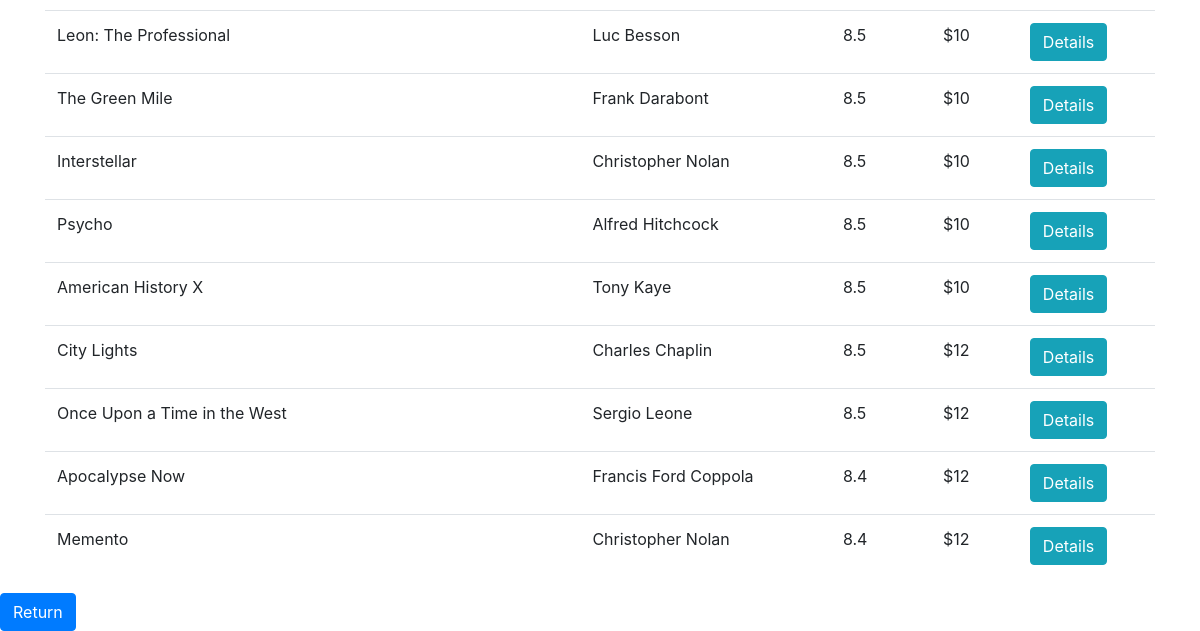
/user_signUp_Login/movieList.php (lower part), run on an earlier commit of the app's database.
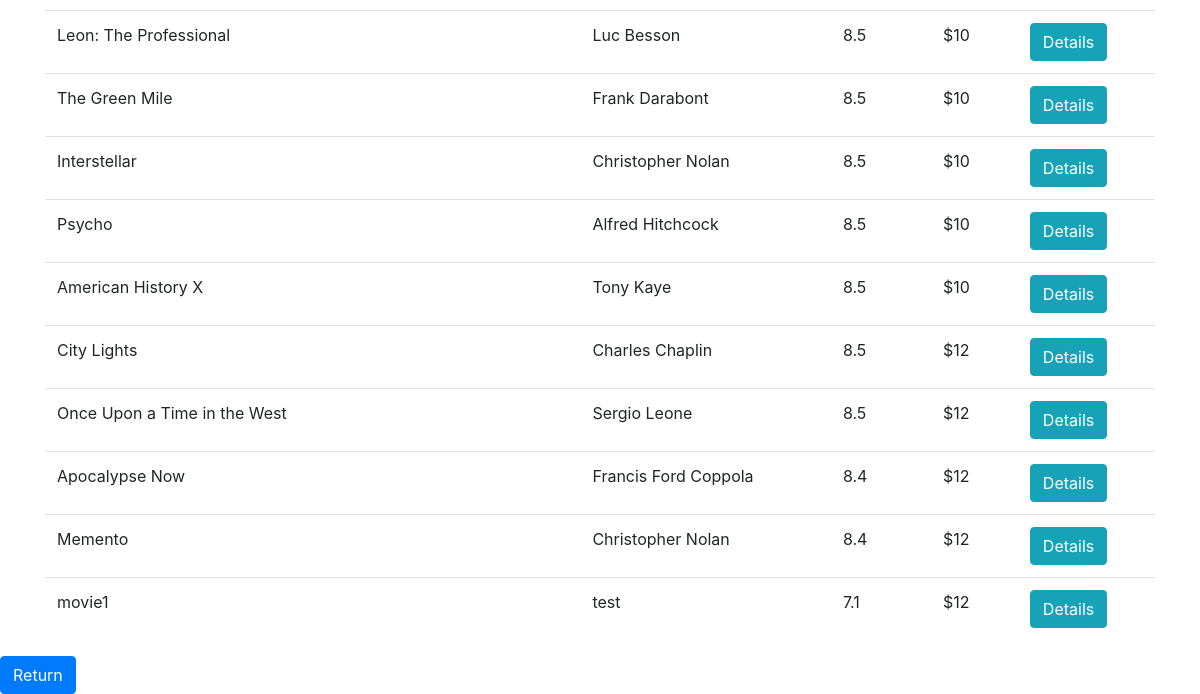
And on a later commit of the database.
### tables this page shows
CREATE TABLE IF NOT EXISTS `movie` (
  `id` int(5) NOT NULL,
  `title` varchar(50) NOT NULL,
  `director` varchar(20) NOT NULL,
  `rating` double NOT NULL,
  `price` double NOT NULL
);

### user_signUp_Login/movieList.php (the view, shortened to what this page needs)
<!DOCTYPE html>
<html>
    <head>
        <link rel="stylesheet" href="https://stackpath.bootstrapcdn.com/bootstrap/4.1.3/css/bootstrap.min.css">
    </head>
    <body>
        <div id="movieList" class="container">
            <?php
            $sql = "SELECT * FROM movie ORDER BY rating DESC";
            $result = mysql_query($sql);
            ?>
            <table class="table">
                <?php
                while($row = mysql_fetch_array($result)){
                    ?>
                <tr>
                    <td><?php echo $row['title'] ?></td>
                    <td><?php echo $row['director'] ?></td>
                    <td><?php echo $row['rating'] ?></td>
                    <td><?php echo "$".$row['price'] ?></td>
                    <td>
                        <form method="get" action="movieDetail_Book.php">
                            <input type="submit" class="btn btn-info" value="Details">
                        </form>
                    </td>
                </tr>
                <?php } ?>
            </table>
        </div>
        <div id="return">
            <input type='button' value='Return' class="btn btn-primary" onclick='history.go(-1)'>
        </div>
    </body>
</html>

What changed in the data, as far as the page shows it:
added movie: title "movie1", director "test", rating "7.1", price "12"
